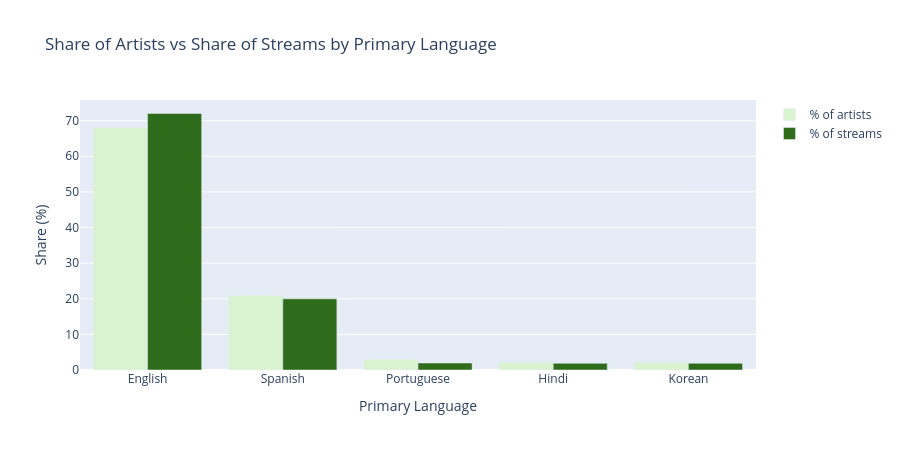

Here is the notebook cell this chart was saved with:
### Code cell
fig = go.Figure()
fig.add_bar(x=lang_stats.index, y=lang_stats['% Artists'], name='% of artists', marker_color='#D9F2D0')
fig.add_bar(x=lang_stats.index, y=lang_stats['% Streams'], name='% of streams', marker_color='#2E6B1A')
fig.update_layout(barmode='group', title='Share of Artists vs Share of Streams by Primary Language',
                  xaxis_title='Primary Language', yaxis_title='Share (%)', height=450)
fig.show()

### Figure 1 — Plotly figure (JSON) as saved in the notebook; plotly's stock layout.template omitted (floating-point values rounded to 4 significant figures)
{"data": [{"marker": {"color": "#D9F2D0"}, "name": "% of artists", "type": "bar", "x": ["English", "Spanish", "Portuguese", "Hindi", "Korean"], "y": [68.0, 21.0, 3.0, 2.2, 2.2]}, {"marker": {"color": "#2E6B1A"}, "name": "% of streams", "type": "bar", "x": ["English", "Spanish", "Portuguese", "Hindi", "Korean"], "y": [72.01, 19.97, 1.96, 1.87, 1.87]}], "layout": {"barmode": "group", "height": 450, "title": {"text": "Share of Artists vs Share of Streams by Primary Language"}, "xaxis": {"title": {"text": "Primary Language"}}, "yaxis": {"title": {"text": "Share (%)"}}}}
